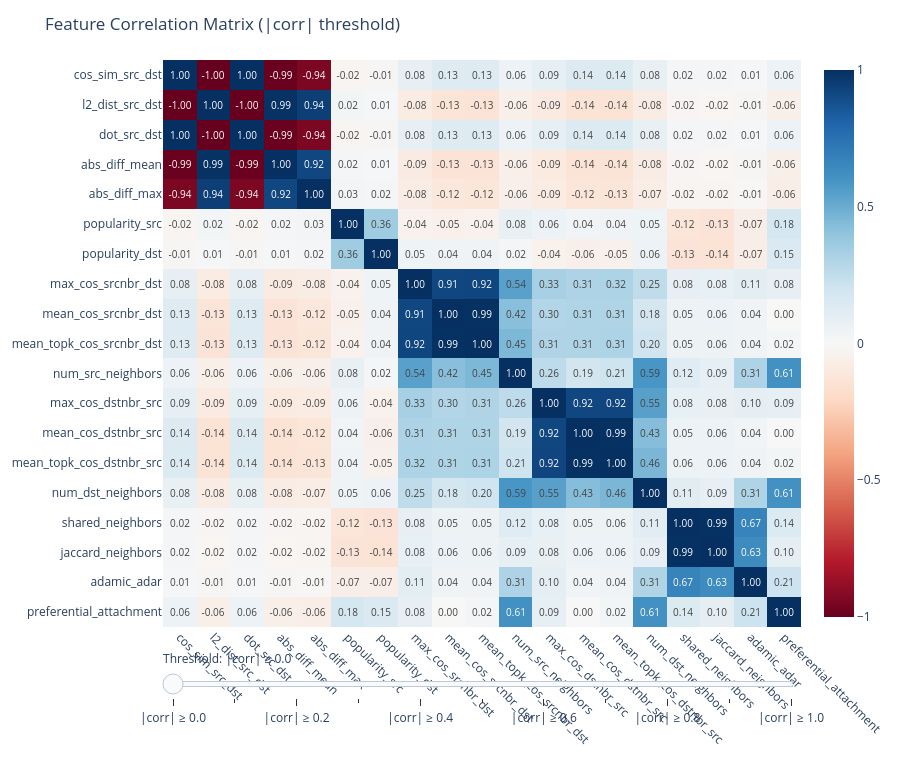

The cell this chart's notebook holds for it:
### Code cell
plot_corr_slider(X,all_features)

### Figure 1 — Plotly figure (JSON) as saved in the notebook; plotly's stock layout.template omitted (floating-point values rounded to 4 significant figures; data arrays with more than 128 entries replaced by an {"elided": "..."} marker saying what was removed)
{"data": [{"coloraxis": "coloraxis", "hovertemplate": "x: %{x}<br>y: %{y}<br>color: %{z}<extra></extra>", "name": "0", "texttemplate": "%{z:.2f}", "type": "heatmap", "x": ["cos_sim_src_dst", "l2_dist_src_dst", "dot_src_dst", "abs_diff_mean", "abs_diff_max", "popularity_src", "popularity_dst", "max_cos_srcnbr_dst", "mean_cos_srcnbr_dst", "mean_topk_cos_srcnbr_dst", "num_src_neighbors", "max_cos_dstnbr_src", "mean_cos_dstnbr_src", "mean_topk_cos_dstnbr_src", "num_dst_neighbors", "shared_neighbors", "jaccard_neighbors", "adamic_adar", "preferential_attachment"], "xaxis": "x", "y": ["cos_sim_src_dst", "l2_dist_src_dst", "dot_src_dst", "abs_diff_mean", "abs_diff_max", "popularity_src", "popularity_dst", "max_cos_srcnbr_dst", "mean_cos_srcnbr_dst", "mean_topk_cos_srcnbr_dst", "num_src_neighbors", "max_cos_dstnbr_src", "mean_cos_dstnbr_src", "mean_topk_cos_dstnbr_src", "num_dst_neighbors", "shared_neighbors", "jaccard_neighbors", "adamic_adar", "preferential_attachment"], "yaxis": "y", "z": {"elided": "19x19 float values"}}], "layout": {"coloraxis": {"cmax": 1, "cmin": -1, "colorscale": [[0, "rgb(103,0,31)"], [0.1, "rgb(178,24,43)"], [0.2, "rgb(214,96,77)"], [0.3, "rgb(244,165,130)"], [0.4, "rgb(253,219,199)"], [0.5, "rgb(247,247,247)"], [0.6, "rgb(209,229,240)"], [0.7, "rgb(146,197,222)"], [0.8, "rgb(67,147,195)"], [0.9, "rgb(33,102,172)"], [1, "rgb(5,48,97)"]]}, "height": 760, "margin": {"t": 60}, "sliders": [{"currentvalue": {"prefix": "Threshold: "}, "steps": [{"args": [["0.0"], {"frame": {"duration": 0}, "mode": "immediate"}], "label": "|corr| ≥ 0.0", "method": "animate"}, {"args": [["0.1"], {"frame": {"duration": 0}, "mode": "immediate"}], "label": "|corr| ≥ 0.1", "method": "animate"}, {"args": [["0.2"], {"frame": {"duration": 0}, "mode": "immediate"}], "label": "|corr| ≥ 0.2", "method": "animate"}, {"args": [["0.3"], {"frame": {"duration": 0}, "mode": "immediate"}], "label": "|corr| ≥ 0.3", "method": "animate"}, {"args": [["0.4"], {"frame": {"duration": 0}, "mode": "immediate"}], "label": "|corr| ≥ 0.4", "method": "animate"}, {"args": [["0.5"], {"frame": {"duration": 0}, "mode": "immediate"}], "label": "|corr| ≥ 0.5", "method": "animate"}, {"args": [["0.6"], {"frame": {"duration": 0}, "mode": "immediate"}], "label": "|corr| ≥ 0.6", "method": "animate"}, {"args": [["0.7"], {"frame": {"duration": 0}, "mode": "immediate"}], "label": "|corr| ≥ 0.7", "method": "animate"}, {"args": [["0.8"], {"frame": {"duration": 0}, "mode": "immediate"}], "label": "|corr| ≥ 0.8", "method": "animate"}, {"args": [["0.9"], {"frame": {"duration": 0}, "mode": "immediate"}], "label": "|corr| ≥ 0.9", "method": "animate"}, {"args": [["1.0"], {"frame": {"duration": 0}, "mode": "immediate"}], "label": "|corr| ≥ 1.0", "method": "animate"}]}], "title": {"text": "Feature Correlation Matrix (|corr| threshold)"}, "xaxis": {"anchor": "y", "domain": [0, 1], "tickangle": 45}, "yaxis": {"anchor": "x", "autorange": "reversed", "domain": [0, 1]}}}
